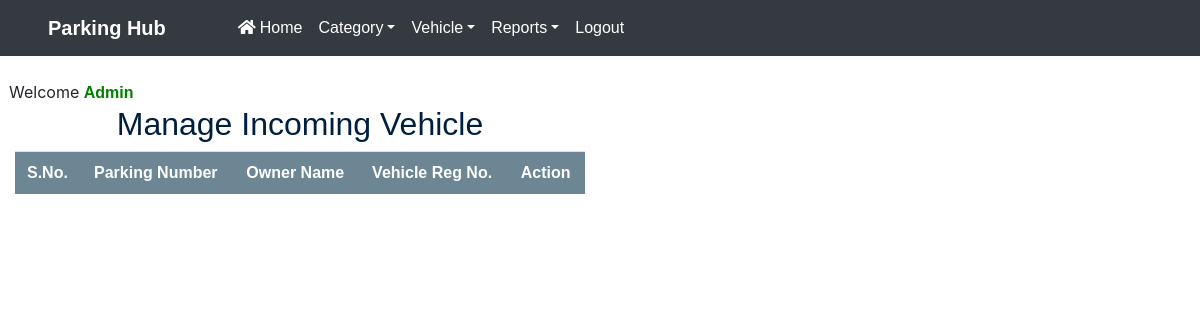
Before: /manage_incomingvehicle (signed in) with the older database file.
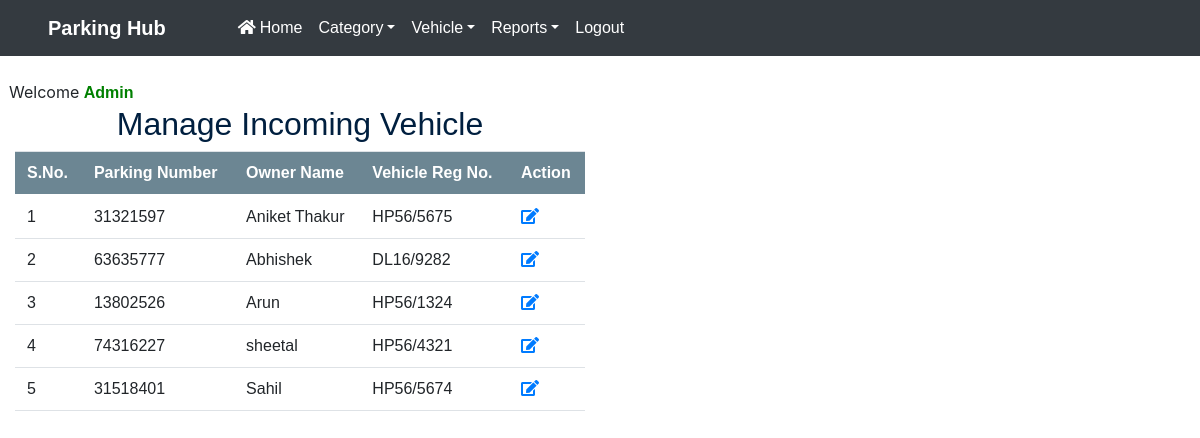
After: the same page with the newer database file.
### vehicle/models.py (models this page shows, shortened)
class Vehicle(models.Model):
    parkingnumber = models.CharField(max_length=20)
    category = models.ForeignKey(Category, on_delete=models.CASCADE)
    vehiclecompany = models.CharField(max_length=50)
    regno = models.CharField(max_length=10)
    ownername = models.CharField(max_length=50)
    ownercontact = models.CharField(max_length=15)
    pdate = models.DateField()
    intime = models.CharField(max_length=50)
    outtime = models.CharField(max_length=50)
    parkingcharge = models.CharField(max_length=50)
    status = models.CharField(max_length=20)

### vehicle/views.py (the view)
# urls.py: path('manage_incomingvehicle',manage_incomingvehicle,name='manage_incomingvehicle'),
def manage_incomingvehicle(request):
    if not request.user.is_authenticated:
        return redirect('admin_login')
    vehicle = Vehicle.objects.filter(status="In")
    d = {'vehicle':vehicle}
    return render(request, 'manage_incomingvehicle.html', d)

### vehicle/templates/manage_incomingvehicle.html (shortened to what this page needs)
{% load static %}
<html>
<head>
{% include 'headeradmin.html' %}
  <link rel = stylesheet href="https://cdn.datatables.net/1.10.20/css/jquery.dataTables.min.css">
<link rel = stylesheet href="https://cdn.datatables.net/buttons/1.6.1/css/buttons.dataTables.min.css">
</head>
<body>
{% include 'nav2admin.html' %}
<br> &nbsp;&nbsp;Welcome <b style = 'text-transform : capitalize ; color : green'>{{request.user.username}}</b>
<div class="container" style = "margin-top:10px">
<h2 class="text-center" style = "font-family : sans-serif ; color : #001f3f">Manage Incoming Vehicle</h2>
<table class='table table-hover' id = example>
<thead style = 'background-color : #6c8693 ; color : white'>
<tr>
<th>S.No.</th>
<th>Parking Number</th>
<th>Owner Name</th>
<th>Vehicle Reg No.</th>
<th>Action</th>
</tr>
</thead>
<tbody>
  {% for i in vehicle %}
<tr>
                  <td>{{forloop.counter}}</td>
                  <td>{{i.parkingnumber}}</td>
                  <td>{{i.ownername}}</td>
                <td>{{i.regno}}</td>
                  <td><a href="{% url 'view_incomingdetail' i.id %}" ><i class="fa fa-edit fa-1x"></i></a></td>
                </tr>
{% endfor %}
</tbody>
</table>
</div>
</body>
</html>

### vehicle/templates/headeradmin.html (shortened to what this page needs)
{% load static %}
<head>
    <link href="https://cdn.jsdelivr.net/npm/bootstrap@5.0.2/dist/css/bootstrap.min.css" rel="stylesheet">
  <link rel="stylesheet" href="https://maxcdn.bootstrapcdn.com/bootstrap/4.4.1/css/bootstrap.min.css">
  <link rel="stylesheet" href="https://use.fontawesome.com/releases/v5.7.0/css/all.css">
  <link rel="stylesheet" type="text/css" href="{% static 'admin/css/mystyle.css' %}">
</head>

### vehicle/templates/nav2admin.html (shortened to what this page needs)
<nav class="navbar navbar-expand-sm navbar-dark bg-dark pl-5">
	<a class="navbar-brand"><strong>Parking Hub</strong>	</a>
	<div class="collapse navbar-collapse" id="abc" >
	<ul class="navbar-nav pl-5">
	<li class = "nav-item">
	<a href = "{% url 'admin_home' %}" class="nav-link" style = "color : white"><i class="fas fa-home">&nbsp;</i>Home</a>
	</li>
	<li class="nav-item dropdown">
		  <a  href="#" class="nav-link dropdown-toggle" style="color:white;"  data-toggle="dropdown">Category</a>
		 </li>
	<li class="nav-item dropdown">
		  <a  href="#" class="nav-link dropdown-toggle" style="color:white;"  data-toggle="dropdown">Vehicle</a>
		 </li>
	<li class="nav-item dropdown">
		  <a  href="#" class="nav-link dropdown-toggle" style="color:white;"  data-toggle="dropdown">Reports</a>
		 </li>
	<li class = "nav-item">
	<a href = "{% url 'logout' %}" class="nav-link" style = "color : white">Logout</a>
	</li>
	</ul>
	</div>
	</nav>

### vehicle/static/css/mystyle.css (style rules this page uses)
html { scroll-behavior:smooth; }
.container { display: table-cell; vertical-align: middle; text-align: left; width: 600px; }
.navbar-brand { font-weight: bold; }
* { margin: 0; padding: 0; font-family: "montserrat",sans-serif; }

Changed rows visible on the page:
added Vehicle: parkingnumber "31321597", ownername "Aniket Thakur", regno "HP56/5675"
added Vehicle: parkingnumber "63635777", ownername "Abhishek", regno "DL16/9282"
added Vehicle: parkingnumber "13802526", ownername "Arun", regno "HP56/1324"
added Vehicle: parkingnumber "74316227", ownername "sheetal", regno "HP56/4321"
added Vehicle: parkingnumber "31518401", ownername "Sahil", regno "HP56/5674"
